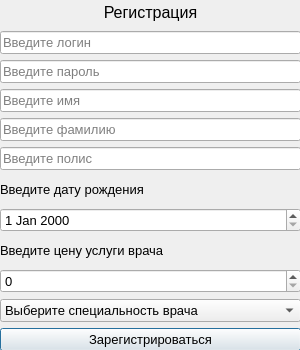
<?xml version="1.0" encoding="UTF-8"?>
<ui version="4.0">
 <class>reg_window</class>
 <widget class="QDialog" name="reg_window">
  <property name="geometry">
   <rect>
    <x>0</x>
    <y>0</y>
    <width>300</width>
    <height>350</height>
   </rect>
  </property>
  <property name="minimumSize">
   <size>
    <width>300</width>
    <height>350</height>
   </size>
  </property>
  <property name="maximumSize">
   <size>
    <width>300</width>
    <height>350</height>
   </size>
  </property>
  <property name="font">
   <font>
    <pointsize>10</pointsize>
   </font>
  </property>
  <property name="windowTitle">
   <string>Dialog</string>
  </property>
  <widget class="QWidget" name="verticalLayoutWidget">
   <property name="geometry">
    <rect>
     <x>0</x>
     <y>0</y>
     <width>301</width>
     <height>351</height>
    </rect>
   </property>
   <layout class="QVBoxLayout" name="verticalLayout">
    <item>
     <widget class="QLabel" name="label">
      <property name="font">
       <font>
        <pointsize>12</pointsize>
       </font>
      </property>
      <property name="text">
       <string>Регистрация</string>
      </property>
      <property name="alignment">
       <set>Qt::AlignCenter</set>
      </property>
     </widget>
    </item>
    <item>
     <widget class="QLineEdit" name="lineEdit_login">
      <property name="placeholderText">
       <string>Введите логин</string>
      </property>
     </widget>
    </item>
    <item>
     <widget class="QLineEdit" name="lineEdit_password">
      <property name="placeholderText">
       <string>Введите пароль</string>
      </property>
     </widget>
    </item>
    <item>
     <widget class="QLineEdit" name="lineEdit_firstName">
      <property name="placeholderText">
       <string>Введите имя</string>
      </property>
     </widget>
    </item>
    <item>
     <widget class="QLineEdit" name="lineEdit_secondName">
      <property name="placeholderText">
       <string>Введите фамилию</string>
      </property>
     </widget>
    </item>
    <item>
     <widget class="QLineEdit" name="lineEdit_polis">
      <property name="placeholderText">
       <string>Введите полис</string>
      </property>
     </widget>
    </item>
    <item>
     <widget class="QLabel" name="label_bd">
      <property name="text">
       <string>Введите дату рождения</string>
      </property>
     </widget>
    </item>
    <item>
     <widget class="QDateEdit" name="dateEdit_bd">
      <property name="maximumDateTime">
       <datetime>
        <hour>23</hour>
        <minute>59</minute>
        <second>59</second>
        <year>2023</year>
        <month>1</month>
        <day>23</day>
       </datetime>
      </property>
      <property name="minimumDateTime">
       <datetime>
        <hour>0</hour>
        <minute>0</minute>
        <second>0</second>
        <year>1920</year>
        <month>9</month>
        <day>14</day>
       </datetime>
      </property>
     </widget>
    </item>
    <item>
     <widget class="QLabel" name="label_price">
      <property name="text">
       <string>Введите цену услуги врача</string>
      </property>
     </widget>
    </item>
    <item>
     <widget class="QSpinBox" name="spinBox_price">
      <property name="maximum">
       <number>100000</number>
      </property>
     </widget>
    </item>
    <item>
     <widget class="QComboBox" name="comboBox_specialization">
      <item>
       <property name="text">
        <string>Выберите специальность врача</string>
       </property>
      </item>
     </widget>
    </item>
    <item>
     <widget class="QPushButton" name="pushButton_reg">
      <property name="text">
       <string>Зарегистрироваться</string>
      </property>
     </widget>
    </item>
   </layout>
  </widget>
 </widget>
 <resources/>
 <connections/>
</ui>
